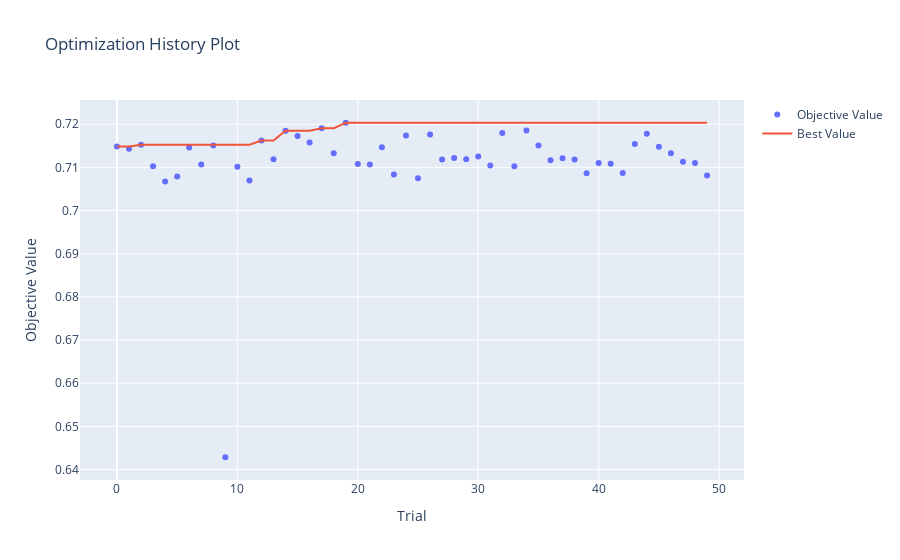
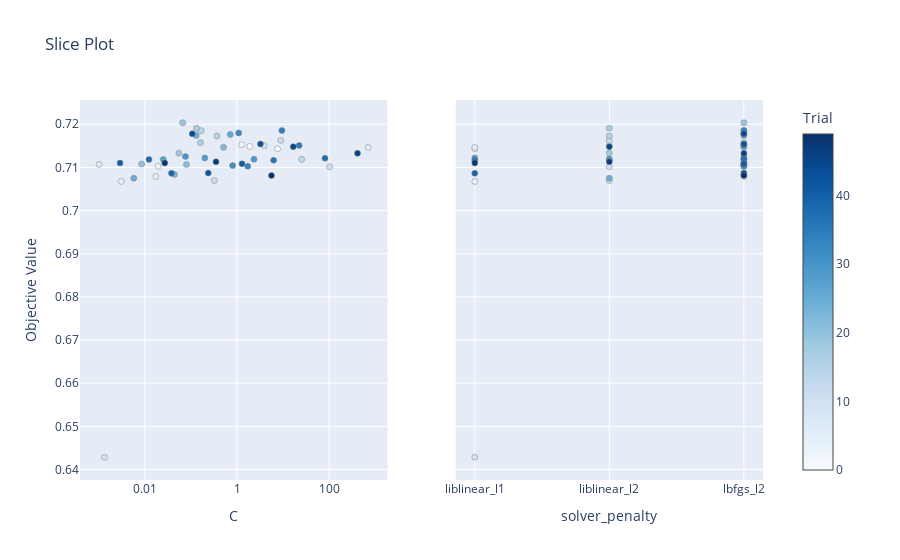
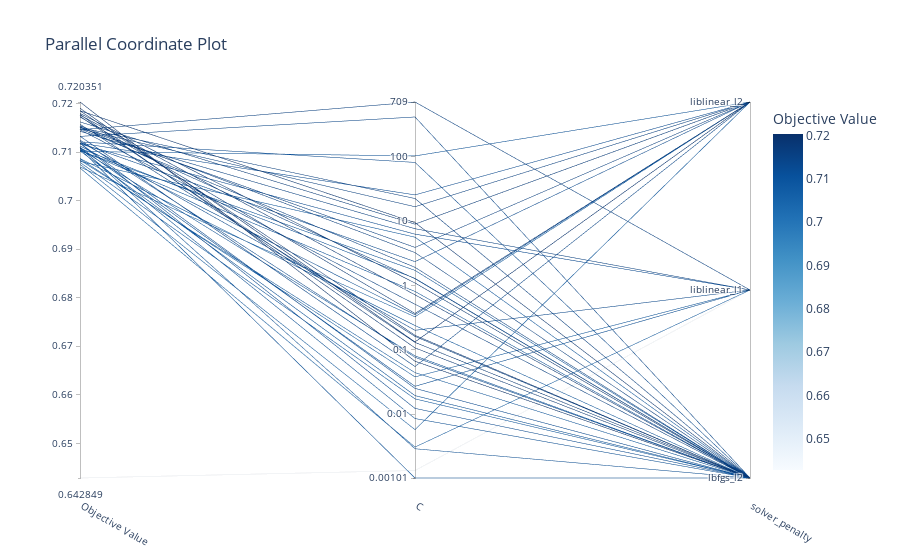
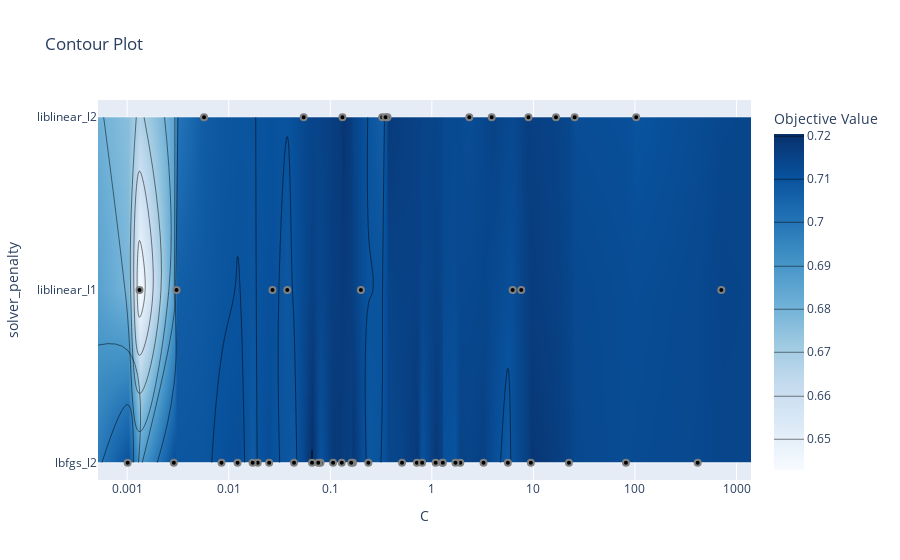

The cell these charts' notebook holds for them, in order:
### Code cell
# Exibe os melhores resultados e parâmetros para cada modelo
for model_name in best_study_per_model:
    print(f"Best F1 for {model_name}: {best_f1_per_model[model_name]}")
    print(f"Best Parameters for {model_name}: {best_params_per_model[model_name]}")

    print(f"Plots for model: {model_name}")

    study = best_study_per_model[model_name]
    fig_opt_history = plot_optimization_history(study)
    fig_opt_history.show()

    fig_slice = plot_slice(study)
    fig_slice.show()

    fig_parallel = plot_parallel_coordinate(study)
    fig_parallel.show()

    fig_contour = plot_contour(study)
    fig_contour.show()

    fig_param_importances = plot_param_importances(study)
    fig_param_importances.show()

### Figure 1 — Plotly figure (JSON) as saved in the notebook; plotly's stock layout.template omitted (floating-point values rounded to 4 significant figures)
{"data": [{"mode": "markers", "name": "Objective Value", "type": "scatter", "x": [0, 1, 2, 3, 4, 5, 6, 7, 8, 9, 10, 11, 12, 13, 14, 15, 16, 17, 18, 19, 20, 21, 22, 23, 24, 25, 26, 27, 28, 29, 30, 31, 32, 33, 34, 35, 36, 37, 38, 39, 40, 41, 42, 43, 44, 45, 46, 47, 48, 49], "y": [0.7149, 0.7143, 0.7153, 0.7103, 0.7068, 0.7079, 0.7146, 0.7107, 0.7151, 0.6428, 0.7102, 0.707, 0.7162, 0.7119, 0.7185, 0.7173, 0.7158, 0.7191, 0.7133, 0.7204, 0.7108, 0.7107, 0.7147, 0.7084, 0.7174, 0.7075, 0.7176, 0.7119, 0.7122, 0.7119, 0.7125, 0.7104, 0.718, 0.7103, 0.7186, 0.7151, 0.7117, 0.7121, 0.7118, 0.7086, 0.711, 0.7108, 0.7087, 0.7154, 0.7178, 0.7148, 0.7133, 0.7113, 0.711, 0.7081]}, {"mode": "lines", "name": "Best Value", "type": "scatter", "x": [0, 1, 2, 3, 4, 5, 6, 7, 8, 9, 10, 11, 12, 13, 14, 15, 16, 17, 18, 19, 20, 21, 22, 23, 24, 25, 26, 27, 28, 29, 30, 31, 32, 33, 34, 35, 36, 37, 38, 39, 40, 41, 42, 43, 44, 45, 46, 47, 48, 49], "y": [0.7149, 0.7149, 0.7153, 0.7153, 0.7153, 0.7153, 0.7153, 0.7153, 0.7153, 0.7153, 0.7153, 0.7153, 0.7162, 0.7162, 0.7185, 0.7185, 0.7185, 0.7191, 0.7191, 0.7204, 0.7204, 0.7204, 0.7204, 0.7204, 0.7204, 0.7204, 0.7204, 0.7204, 0.7204, 0.7204, 0.7204, 0.7204, 0.7204, 0.7204, 0.7204, 0.7204, 0.7204, 0.7204, 0.7204, 0.7204, 0.7204, 0.7204, 0.7204, 0.7204, 0.7204, 0.7204, 0.7204, 0.7204, 0.7204, 0.7204]}, {"marker": {"color": "#cccccc"}, "mode": "markers", "name": "Infeasible Trial", "showlegend": false, "type": "scatter", "x": [], "y": []}], "layout": {"title": {"text": "Optimization History Plot"}, "xaxis": {"title": {"text": "Trial"}}, "yaxis": {"title": {"text": "Objective Value"}}}}

### Figure 2 — Plotly figure (JSON) as saved in the notebook; plotly's stock layout.template omitted (floating-point values rounded to 4 significant figures)
{"data": [{"marker": {"color": [0, 1, 2, 3, 4, 5, 6, 7, 8, 9, 10, 11, 12, 13, 14, 15, 16, 17, 18, 19, 20, 21, 22, 23, 24, 25, 26, 27, 28, 29, 30, 31, 32, 33, 34, 35, 36, 37, 38, 39, 40, 41, 42, 43, 44, 45, 46, 47, 48, 49], "colorbar": {"title": {"text": "Trial"}, "x": 1, "xpad": 40}, "colorscale": [[0, "rgb(247,251,255)"], [0.125, "rgb(222,235,247)"], [0.25, "rgb(198,219,239)"], [0.375, "rgb(158,202,225)"], [0.5, "rgb(107,174,214)"], [0.625, "rgb(66,146,198)"], [0.75, "rgb(33,113,181)"], [0.875, "rgb(8,81,156)"], [1, "rgb(8,48,107)"]], "line": {"color": "Grey", "width": 0.5}, "showscale": true}, "mode": "markers", "name": "Feasible Trial", "showlegend": false, "type": "scatter", "x": [1.907, 7.595, 1.27, 0.01931, 0.003064, 0.0172, 708.6, 0.001012, 3.886, 0.001324, 102.8, 0.3244, 8.943, 25.48, 0.1674, 0.3661, 0.1609, 0.1318, 0.05472, 0.06614, 0.008497, 0.08016, 0.509, 0.04397, 0.1299, 0.005718, 0.7122, 0.02503, 0.2003, 2.338, 0.07615, 0.8031, 1.09, 1.709, 9.444, 22.39, 6.251, 81.51, 0.01223, 0.03776, 0.002883, 1.284, 0.2373, 3.229, 0.1066, 16.68, 414.6, 0.3501, 0.02699, 5.608], "xaxis": "x", "y": [0.7149, 0.7143, 0.7153, 0.7103, 0.7068, 0.7079, 0.7146, 0.7107, 0.7151, 0.6428, 0.7102, 0.707, 0.7162, 0.7119, 0.7185, 0.7173, 0.7158, 0.7191, 0.7133, 0.7204, 0.7108, 0.7107, 0.7147, 0.7084, 0.7174, 0.7075, 0.7176, 0.7119, 0.7122, 0.7119, 0.7125, 0.7104, 0.718, 0.7103, 0.7186, 0.7151, 0.7117, 0.7121, 0.7118, 0.7086, 0.711, 0.7108, 0.7087, 0.7154, 0.7178, 0.7148, 0.7133, 0.7113, 0.711, 0.7081], "yaxis": "y"}, {"marker": {"color": [0, 1, 2, 3, 4, 5, 6, 7, 8, 9, 10, 11, 12, 13, 14, 15, 16, 17, 18, 19, 20, 21, 22, 23, 24, 25, 26, 27, 28, 29, 30, 31, 32, 33, 34, 35, 36, 37, 38, 39, 40, 41, 42, 43, 44, 45, 46, 47, 48, 49], "colorbar": {"title": {"text": "Trial"}, "x": 1, "xpad": 40}, "colorscale": [[0, "rgb(247,251,255)"], [0.125, "rgb(222,235,247)"], [0.25, "rgb(198,219,239)"], [0.375, "rgb(158,202,225)"], [0.5, "rgb(107,174,214)"], [0.625, "rgb(66,146,198)"], [0.75, "rgb(33,113,181)"], [0.875, "rgb(8,81,156)"], [1, "rgb(8,48,107)"]], "line": {"color": "Grey", "width": 0.5}, "showscale": false}, "mode": "markers", "name": "Feasible Trial", "showlegend": false, "type": "scatter", "x": ["lbfgs_l2", "liblinear_l1", "lbfgs_l2", "lbfgs_l2", "liblinear_l1", "lbfgs_l2", "liblinear_l1", "lbfgs_l2", "liblinear_l2", "liblinear_l1", "liblinear_l2", "liblinear_l2", "liblinear_l2", "liblinear_l2", "lbfgs_l2", "liblinear_l2", "lbfgs_l2", "liblinear_l2", "liblinear_l2", "lbfgs_l2", "lbfgs_l2", "lbfgs_l2", "lbfgs_l2", "lbfgs_l2", "lbfgs_l2", "liblinear_l2", "lbfgs_l2", "lbfgs_l2", "liblinear_l1", "liblinear_l2", "lbfgs_l2", "lbfgs_l2", "lbfgs_l2", "lbfgs_l2", "lbfgs_l2", "lbfgs_l2", "liblinear_l1", "lbfgs_l2", "lbfgs_l2", "liblinear_l1", "lbfgs_l2", "lbfgs_l2", "lbfgs_l2", "lbfgs_l2", "lbfgs_l2", "liblinear_l2", "lbfgs_l2", "liblinear_l2", "liblinear_l1", "lbfgs_l2"], "xaxis": "x2", "y": [0.7149, 0.7143, 0.7153, 0.7103, 0.7068, 0.7079, 0.7146, 0.7107, 0.7151, 0.6428, 0.7102, 0.707, 0.7162, 0.7119, 0.7185, 0.7173, 0.7158, 0.7191, 0.7133, 0.7204, 0.7108, 0.7107, 0.7147, 0.7084, 0.7174, 0.7075, 0.7176, 0.7119, 0.7122, 0.7119, 0.7125, 0.7104, 0.718, 0.7103, 0.7186, 0.7151, 0.7117, 0.7121, 0.7118, 0.7086, 0.711, 0.7108, 0.7087, 0.7154, 0.7178, 0.7148, 0.7133, 0.7113, 0.711, 0.7081], "yaxis": "y2"}], "layout": {"title": {"text": "Slice Plot"}, "xaxis": {"anchor": "y", "domain": [0, 0.45], "title": {"text": "C"}, "type": "log"}, "xaxis2": {"anchor": "y2", "categoryarray": ["liblinear_l1", "liblinear_l2", "lbfgs_l2"], "categoryorder": "array", "domain": [0.55, 1], "title": {"text": "solver_penalty"}, "type": "category"}, "yaxis": {"anchor": "x", "domain": [0, 1], "title": {"text": "Objective Value"}}, "yaxis2": {"anchor": "x2", "domain": [0, 1], "matches": "y", "showticklabels": false}}}

### Figure 3 — Plotly figure (JSON) as saved in the notebook; plotly's stock layout.template omitted (floating-point values rounded to 4 significant figures)
{"data": [{"dimensions": [{"label": "Objective Value", "range": [0.6428, 0.7204], "values": [0.7149, 0.7143, 0.7153, 0.7103, 0.7068, 0.7079, 0.7146, 0.7107, 0.7151, 0.6428, 0.7102, 0.707, 0.7162, 0.7119, 0.7185, 0.7173, 0.7158, 0.7191, 0.7133, 0.7204, 0.7108, 0.7107, 0.7147, 0.7084, 0.7174, 0.7075, 0.7176, 0.7119, 0.7122, 0.7119, 0.7125, 0.7104, 0.718, 0.7103, 0.7186, 0.7151, 0.7117, 0.7121, 0.7118, 0.7086, 0.711, 0.7108, 0.7087, 0.7154, 0.7178, 0.7148, 0.7133, 0.7113, 0.711, 0.7081]}, {"label": "C", "range": [-2.995, 2.85], "ticktext": ["0.00101", "0.01", "0.1", "1", "10", "100", "709"], "tickvals": [-2.995, -2, -1, 0, 1, 2, 2.85], "values": [0.2803, 0.8805, 0.1037, -1.714, -2.514, -1.765, 2.85, -2.995, 0.5895, -2.878, 2.012, -0.4889, 0.9515, 1.406, -0.7764, -0.4364, -0.7935, -0.88, -1.262, -1.18, -2.071, -1.096, -0.2933, -1.357, -0.8865, -2.243, -0.1474, -1.602, -0.6984, 0.3688, -1.118, -0.09523, 0.03729, 0.2326, 0.9751, 1.35, 0.7959, 1.911, -1.913, -1.423, -2.54, 0.1086, -0.6247, 0.5091, -0.9724, 1.222, 2.618, -0.4558, -1.569, 0.7488]}, {"label": "solver_penalty", "range": [0, 2], "ticktext": ["lbfgs_l2", "liblinear_l1", "liblinear_l2"], "tickvals": [0, 1, 2], "values": [0, 1, 0, 0, 1, 0, 1, 0, 2, 1, 2, 2, 2, 2, 0, 2, 0, 2, 2, 0, 0, 0, 0, 0, 0, 2, 0, 0, 1, 2, 0, 0, 0, 0, 0, 0, 1, 0, 0, 1, 0, 0, 0, 0, 0, 2, 0, 2, 1, 0]}], "labelangle": 30, "labelside": "bottom", "line": {"color": [0.7149, 0.7143, 0.7153, 0.7103, 0.7068, 0.7079, 0.7146, 0.7107, 0.7151, 0.6428, 0.7102, 0.707, 0.7162, 0.7119, 0.7185, 0.7173, 0.7158, 0.7191, 0.7133, 0.7204, 0.7108, 0.7107, 0.7147, 0.7084, 0.7174, 0.7075, 0.7176, 0.7119, 0.7122, 0.7119, 0.7125, 0.7104, 0.718, 0.7103, 0.7186, 0.7151, 0.7117, 0.7121, 0.7118, 0.7086, 0.711, 0.7108, 0.7087, 0.7154, 0.7178, 0.7148, 0.7133, 0.7113, 0.711, 0.7081], "colorbar": {"title": {"text": "Objective Value"}}, "colorscale": [[0, "rgb(247,251,255)"], [0.125, "rgb(222,235,247)"], [0.25, "rgb(198,219,239)"], [0.375, "rgb(158,202,225)"], [0.5, "rgb(107,174,214)"], [0.625, "rgb(66,146,198)"], [0.75, "rgb(33,113,181)"], [0.875, "rgb(8,81,156)"], [1, "rgb(8,48,107)"]], "reversescale": false, "showscale": true}, "type": "parcoords"}], "layout": {"title": {"text": "Parallel Coordinate Plot"}}}

### Figure 4 — Plotly figure (JSON) as saved in the notebook; plotly's stock layout.template omitted (floating-point values rounded to 4 significant figures; data arrays with more than 128 entries replaced by an {"elided": "..."} marker saying what was removed)
{"data": [{"colorbar": {"title": {"text": "Objective Value"}}, "colorscale": [[0, "rgb(247,251,255)"], [0.125, "rgb(222,235,247)"], [0.25, "rgb(198,219,239)"], [0.375, "rgb(158,202,225)"], [0.5, "rgb(107,174,214)"], [0.625, "rgb(66,146,198)"], [0.75, "rgb(33,113,181)"], [0.875, "rgb(8,81,156)"], [1, "rgb(8,48,107)"]], "connectgaps": true, "contours": {"coloring": "heatmap"}, "hoverinfo": "none", "line": {"smoothing": 1.3}, "reversescale": false, "type": "contour", "x": [0.0005165, 0.001012, 0.001324, 0.002883, 0.003064, 0.005718, 0.008497, 0.01223, 0.0172, 0.01931, 0.02503, 0.02699, 0.03776, 0.04397, 0.05472, 0.06614, 0.07615, 0.08016, 0.1066, 0.1299, 0.1318, 0.1609, 0.1674, 0.2003, 0.2373, 0.3244, 0.3501, 0.3661, 0.509, 0.7122, 0.8031, 1.09, 1.27, 1.284, 1.709, 1.907, 2.338, 3.229, 3.886, 5.608, 6.251, 7.595, 8.943, 9.444, 16.68, 22.39, 25.48, 81.51, 102.8, 414.6, 708.6, 1389.0], "y": ["lbfgs_l2", "liblinear_l1", "liblinear_l2"], "z": {"elided": "3x52 float values"}}, {"marker": {"color": "black", "line": {"color": "Gray", "width": 2}}, "mode": "markers", "name": "Feasible Trial", "showlegend": false, "type": "scatter", "x": [1.907, 7.595, 1.27, 0.01931, 0.003064, 0.0172, 708.6, 0.001012, 3.886, 0.001324, 102.8, 0.3244, 8.943, 25.48, 0.1674, 0.3661, 0.1609, 0.1318, 0.05472, 0.06614, 0.008497, 0.08016, 0.509, 0.04397, 0.1299, 0.005718, 0.7122, 0.02503, 0.2003, 2.338, 0.07615, 0.8031, 1.09, 1.709, 9.444, 22.39, 6.251, 81.51, 0.01223, 0.03776, 0.002883, 1.284, 0.2373, 3.229, 0.1066, 16.68, 414.6, 0.3501, 0.02699, 5.608], "y": ["lbfgs_l2", "liblinear_l1", "lbfgs_l2", "lbfgs_l2", "liblinear_l1", "lbfgs_l2", "liblinear_l1", "lbfgs_l2", "liblinear_l2", "liblinear_l1", "liblinear_l2", "liblinear_l2", "liblinear_l2", "liblinear_l2", "lbfgs_l2", "liblinear_l2", "lbfgs_l2", "liblinear_l2", "liblinear_l2", "lbfgs_l2", "lbfgs_l2", "lbfgs_l2", "lbfgs_l2", "lbfgs_l2", "lbfgs_l2", "liblinear_l2", "lbfgs_l2", "lbfgs_l2", "liblinear_l1", "liblinear_l2", "lbfgs_l2", "lbfgs_l2", "lbfgs_l2", "lbfgs_l2", "lbfgs_l2", "lbfgs_l2", "liblinear_l1", "lbfgs_l2", "lbfgs_l2", "liblinear_l1", "lbfgs_l2", "lbfgs_l2", "lbfgs_l2", "lbfgs_l2", "lbfgs_l2", "liblinear_l2", "lbfgs_l2", "liblinear_l2", "liblinear_l1", "lbfgs_l2"]}, {"marker": {"color": "#cccccc", "line": {"color": "Gray", "width": 2}}, "mode": "markers", "name": "Infeasible Trial", "showlegend": false, "type": "scatter", "x": [], "y": []}], "layout": {"title": {"text": "Contour Plot"}, "xaxis": {"range": [-3.287, 3.143], "title": {"text": "C"}, "type": "log"}, "yaxis": {"range": [-0.1, 2.1], "title": {"text": "solver_penalty"}, "type": "category"}}}
